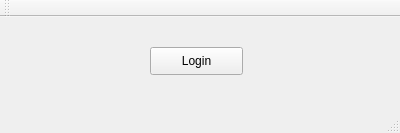
<?xml version="1.0" encoding="UTF-8"?>
<ui version="4.0">
 <class>MainWindow</class>
 <widget class="QMainWindow" name="MainWindow">
  <property name="geometry">
   <rect>
    <x>0</x>
    <y>0</y>
    <width>400</width>
    <height>133</height>
   </rect>
  </property>
  <property name="windowTitle">
   <string>MainWindow</string>
  </property>
  <widget class="QWidget" name="centralWidget">
   <widget class="QPushButton" name="pushButton_login">
    <property name="geometry">
     <rect>
      <x>150</x>
      <y>30</y>
      <width>93</width>
      <height>28</height>
     </rect>
    </property>
    <property name="text">
     <string>Login</string>
    </property>
   </widget>
  </widget>
  <widget class="QMenuBar" name="menuBar">
   <property name="geometry">
    <rect>
     <x>0</x>
     <y>0</y>
     <width>400</width>
     <height>26</height>
    </rect>
   </property>
  </widget>
  <widget class="QToolBar" name="mainToolBar">
   <attribute name="toolBarArea">
    <enum>TopToolBarArea</enum>
   </attribute>
   <attribute name="toolBarBreak">
    <bool>false</bool>
   </attribute>
  </widget>
  <widget class="QStatusBar" name="statusBar"/>
 </widget>
 <layoutdefault spacing="6" margin="11"/>
 <resources/>
 <connections/>
</ui>
